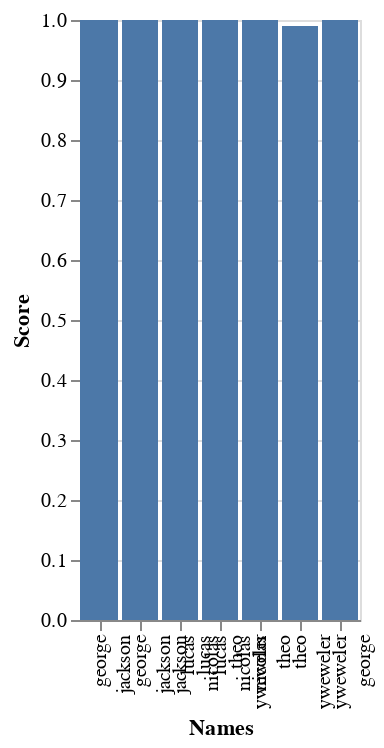

This figure's notebook cell:
### Code cell
chart1 = alt.Chart(df2_10_50).mark_bar().encode(x='Names', y='Score')
chart2 = alt.Chart(df2_5_50).mark_bar().encode(x='Names', y='Score')
chart3 = alt.Chart(df2_5_25).mark_bar().encode(x='Names', y='Score')
chart4 = alt.Chart(df2_5_1).mark_bar().encode(x='Names', y='Score')




chart1+chart2+chart3+chart4

### Figure 1 — Vega-Lite specification as saved in the notebook (floating-point values rounded to 4 significant figures)
{"config": {"view": {"continuousWidth": 400, "continuousHeight": 300}}, "layer": [{"data": {"name": "data-8aaaaeff03ee6c47a1b1d4a1d644ce9b"}, "mark": "bar", "encoding": {"x": {"type": "nominal", "field": "Names"}, "y": {"type": "quantitative", "field": "Score"}}}, {"data": {"name": "data-7319536f4bf3a156d65066ced3882052"}, "mark": "bar", "encoding": {"x": {"type": "nominal", "field": "Names"}, "y": {"type": "quantitative", "field": "Score"}}}, {"data": {"name": "data-b71d6ad3055883e1836dda9de850ee38"}, "mark": "bar", "encoding": {"x": {"type": "nominal", "field": "Names"}, "y": {"type": "quantitative", "field": "Score"}}}, {"data": {"name": "data-e58976462e69c0e83823dcb245c5556c"}, "mark": "bar", "encoding": {"x": {"type": "nominal", "field": "Names"}, "y": {"type": "quantitative", "field": "Score"}}}], "$schema": "https://vega.github.io/schema/vega-lite/v4.8.1.json", "datasets": {"data-8aaaaeff03ee6c47a1b1d4a1d644ce9b": [{"Names": ["george", "jackson"], "Score": 1.0, "Accuracy": 1.0, "Precision": 1.0, "Recall": 1.0, "F1": 1.0}, {"Names": ["jackson", "lucas"], "Score": 1.0, "Accuracy": 1.0, "Precision": 1.0, "Recall": 1.0, "F1": 1.0}, {"Names": ["lucas", "nicolas"], "Score": 1.0, "Accuracy": 1.0, "Precision": 1.0, "Recall": 1.0, "F1": 1.0}, {"Names": ["nicolas", "theo"], "Score": 1.0, "Accuracy": 1.0, "Precision": 1.0, "Recall": 1.0, "F1": 1.0}, {"Names": ["theo", "yweweler"], "Score": 0.99, "Accuracy": 0.99, "Precision": 1.0, "Recall": 0.9811, "F1": 0.9905}, {"Names": ["yweweler", "george"], "Score": 1.0, "Accuracy": 1.0, "Precision": 1.0, "Recall": 1.0, "F1": 1.0}], "data-7319536f4bf3a156d65066ced3882052": [{"Names": ["george", "jackson"], "Score": 1.0, "Accuracy": 1.0, "Precision": 1.0, "Recall": 1.0, "F1": 1.0}, {"Names": ["jackson", "lucas"], "Score": 0.9917, "Accuracy": 0.9917, "Precision": 0.9815, "Recall": 1.0, "F1": 0.9907}, {"Names": ["lucas", "nicolas"], "Score": 1.0, "Accuracy": 1.0, "Precision": 1.0, "Recall": 1.0, "F1": 1.0}, {"Names": ["nicolas", "theo"], "Score": 1.0, "Accuracy": 1.0, "Precision": 1.0, "Recall": 1.0, "F1": 1.0}, {"Names": ["theo", "yweweler"], "Score": 0.9917, "Accuracy": 0.9917, "Precision": 1.0, "Recall": 0.9811, "F1": 0.9905}, {"Names": ["yweweler", "george"], "Score": 1.0, "Accuracy": 1.0, "Precision": 1.0, "Recall": 1.0, "F1": 1.0}], "data-b71d6ad3055883e1836dda9de850ee38": [{"Names": ["george", "jackson"], "Score": 1.0, "Accuracy": 1.0, "Precision": 1.0, "Recall": 1.0, "F1": 1.0}, {"Names": ["jackson", "lucas"], "Score": 1.0, "Accuracy": 1.0, "Precision": 1.0, "Recall": 1.0, "F1": 1.0}, {"Names": ["lucas", "nicolas"], "Score": 1.0, "Accuracy": 1.0, "Precision": 1.0, "Recall": 1.0, "F1": 1.0}, {"Names": ["nicolas", "theo"], "Score": 1.0, "Accuracy": 1.0, "Precision": 1.0, "Recall": 1.0, "F1": 1.0}, {"Names": ["theo", "yweweler"], "Score": 0.9833, "Accuracy": 0.9833, "Precision": 1.0, "Recall": 0.9615, "F1": 0.9804}, {"Names": ["yweweler", "george"], "Score": 1.0, "Accuracy": 1.0, "Precision": 1.0, "Recall": 1.0, "F1": 1.0}], "data-e58976462e69c0e83823dcb245c5556c": [{"Names": ["george", "jackson", "lucas", "nicolas", "theo", "yweweler"], "Score": 1.0, "Accuracy": 1.0, "Precision": 1.0, "Recall": 1.0, "F1": 1.0}]}}
